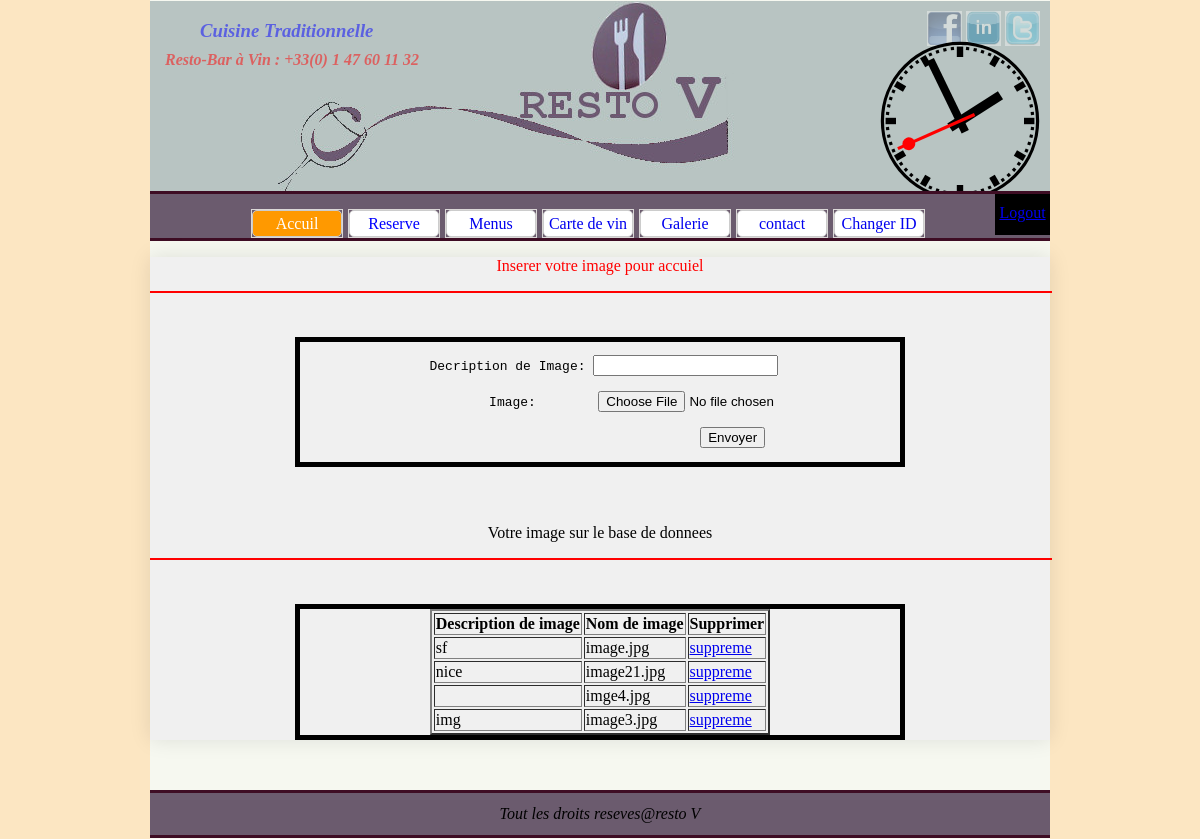
Screenshot of /admin/accueil.php (signed in) with the database file from the repository.
### tables this page shows
CREATE TABLE IF NOT EXISTS `accuil` (
  `id` int(10) NOT NULL AUTO_INCREMENT,
  `description` varchar(50) NOT NULL,
  `name` varchar(20) NOT NULL,
  `image` blob NOT NULL,
  PRIMARY KEY (`id`)
);

### admin/accueil.php (the view, shortened to what this page needs)
 <?php
   include("../connexion.php");
   if(isset($_SESSION['username']) && $_SESSION['password'])
	{
 ?>
<!DOCTYPE html PUBLIC "-//W3C//DTD XHTML 1.0 Strict//EN" "http://www.w3.org/TR/xhtml1/DTD/xhtml1-strict.dtd">
<html xmlns="http://www.w3.org/1999/xhtml" xml:lang="fr" lang="fr">
<head>
    <link rel="stylesheet" href="../css/style.css" type="text/css" media="screen" />
</head>
<body onload="initialize();">
<div id="wrapper">
 <?php
   include("../include/header.php");
 ?>
 <div id="nav">
<ul id="nav-ligne"  >
 <li><a href="accueil.php"><span class="t">Accuil</span></a></li>
 <li><a href="reserve.php"><span class="t" ><font color="blue">Reserve</font></span></a></li>
 <li><a href="menu.php"><span class="t">Menus</span></a></li>
 <li><a href="cartev.php"><span class="t">Carte de vin</span></a></li>
 <li><a href="galleri.php"><span class="t">Galerie</span></a></li>
 <li><a href="contact.php"><span class="t">contact</span></a></li>
 <li><a href="change_password.php"><span class="t">Changer ID</span></a></li>
 </ul>
 <div id="logout_tab">
 		 <?php if(isset($_SESSION['username'])){
		echo "<a href='?logout=true'>Logout</a>";
		}?>
 </div>
</div>
<div id="contenu">
<center>
 <p style="color:red;font-weight:20px;">Inserer votre image pour accuiel</p>
<hr width="100%" height="3" color="red"><br /><br />
<div id="insert_image" style="width:600px; height:120px;border-style:solid; border-width:5px;margin-bottom:5px;">
 <form action="accueil.php" method="post" enctype="multipart/form-data">
 <pre>
 <label>Decription de Image: </label><input type="text" name="description" id="description"><br/>
                  <label>Image:        </label><input type="file" name="image" id="image"><br/>
                                  <input type="submit" name="validation" id="validation" value="Envoyer">
 </pre>
 </form>
 </div>
 </center><br /> <br />
  <center>
    <p>Votre image sur le base de donnees</p>
	<hr width="100%" height="3" color="red"><br /><br />
<div id="display_image" style="width:600px;border-style:solid; border-width:5px;margin-bottom:50px;">
 <?php
$result=$bdd->query("SELECT id,description,name FROM `accuil`");
echo "<table border='2'>";
echo "<th>Description de image<th>Nom de image</th><th>Supprimer</th>";
if($result){
WHILE($rows = $result->fetch(PDO::FETCH_ASSOC)){
   $description=$rows['description'];
   $name=$rows['name'];
	  echo "<tr><td> $description </td><td>$name</td><td><a href='delete.php?delete=$rows[id]'>suppreme</a></td></tr>";
 }
 	 echo "</table>";
 }else{
 echo "error";
 }
?>
  </div>
  </center>
   </div>
 <?php
   include("../include/footer.php");
 ?>
</div>
</body>
</html>
<?php
}
?>

### css/style.css (style rules this page uses)
body { padding: 0; margin:0; min-height:100%; background-color:#fce6C2; background-attachment: fixed; background-position: top left; min-width: 900px; }
#wrapper { position: relative; padding-top:1px; padding-bottom:1px; background-color: #F6F8F0; width: 900px; margin: 0 auto; }
#nav { position: relative; height:44px; background-color: #6b5b6e; width:100%; display: block; border-top:3px solid #3e0d24; border-bottom:3px solid #3e0d24; }
ul#nav-ligne { list-style-type:none; width:100%; margin-left:95px; padding:0; position:absolute; }
ul#nav-ligne li { outline:1px solid #dbd8d7; width:90px; text-align:center; float:left; margin-left:7px; position:relative; }
ul#nav-ligne a { text-decoration:none; background-color:white; text-align:center; line-height:25px; display:block; border:1px solid #ccc; border-radius:5px; }
#nav ul li a.active { background:#ff9900; color:#ffffff; }
#contenu { position: relative; background-color:#f0f0f0; width:100%; margin: 0 auto; box-shadow: 0 0 20px rgba(.1,0,0,0.1); }

### admin/accueil.php (style rules this page uses)
#logout_tab { color: #00AE00; text-decoration:none; text-align:center; line-height:25px; display:block; background-color:black; height:35px; margin-left:845px; padding-top:6px; }

### rows the page displays
accuil: description "sf", name "image.jpg"
accuil: description "nice", name "image21.jpg"
accuil: name "imge4.jpg"
accuil: description "img", name "image3.jpg"
